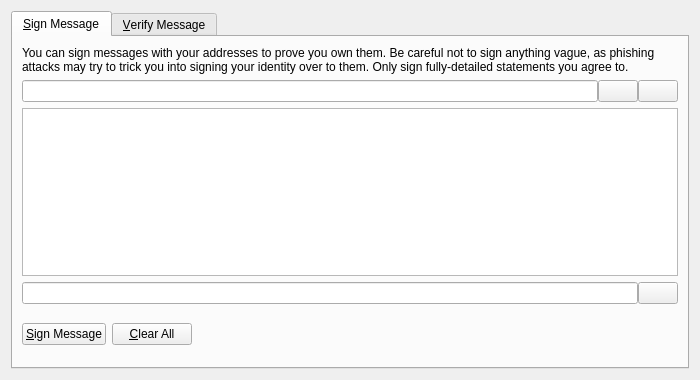
<?xml version="1.0" encoding="UTF-8"?>
<ui version="4.0">
 <class>SignVerifyMessageDialog</class>
 <widget class="QDialog" name="SignVerifyMessageDialog">
  <property name="geometry">
   <rect>
    <x>0</x>
    <y>0</y>
    <width>700</width>
    <height>380</height>
   </rect>
  </property>
  <property name="windowTitle">
   <string>Signatures - Sign / Verify a Message</string>
  </property>
  <property name="modal">
   <bool>true</bool>
  </property>
  <layout class="QVBoxLayout" name="verticalLayout">
   <item>
    <widget class="QTabWidget" name="tabWidget">
     <property name="currentIndex">
      <number>0</number>
     </property>
     <widget class="QWidget" name="tabSignMessage">
      <attribute name="title">
       <string>&amp;Sign Message</string>
      </attribute>
      <layout class="QVBoxLayout" name="verticalLayout_SM">
       <item>
        <widget class="QLabel" name="infoLabel_SM">
         <property name="text">
          <string>You can sign messages with your addresses to prove you own them. Be careful not to sign anything vague, as phishing attacks may try to trick you into signing your identity over to them. Only sign fully-detailed statements you agree to.</string>
         </property>
         <property name="textFormat">
          <enum>Qt::PlainText</enum>
         </property>
         <property name="wordWrap">
          <bool>true</bool>
         </property>
        </widget>
       </item>
       <item>
        <layout class="QHBoxLayout" name="horizontalLayout_1_SM">
         <property name="spacing">
          <number>0</number>
         </property>
         <item>
          <widget class="QValidatedLineEdit" name="addressIn_SM">
           <property name="toolTip">
            <string>The address to sign the message with (e.g. 1NS17iag9jJgTHD1VXjvLCEnZuQ3rJDE9L)</string>
           </property>
           <property name="maxLength">
            <number>34</number>
           </property>
          </widget>
         </item>
         <item>
          <widget class="QPushButton" name="addressBookButton_SM">
           <property name="toolTip">
            <string>Choose an address from the address book</string>
           </property>
           <property name="text">
            <string/>
           </property>
           <property name="icon">
            <iconset resource="../invisibles.qrc">
             <normaloff>:/icons/address-book</normaloff>:/icons/address-book</iconset>
           </property>
           <property name="shortcut">
            <string>Alt+A</string>
           </property>
           <property name="autoDefault">
            <bool>false</bool>
           </property>
          </widget>
         </item>
         <item>
          <widget class="QPushButton" name="pasteButton_SM">
           <property name="toolTip">
            <string>Paste address from clipboard</string>
           </property>
           <property name="text">
            <string/>
           </property>
           <property name="icon">
            <iconset resource="../invisibles.qrc">
             <normaloff>:/icons/editpaste</normaloff>:/icons/editpaste</iconset>
           </property>
           <property name="shortcut">
            <string>Alt+P</string>
           </property>
           <property name="autoDefault">
            <bool>false</bool>
           </property>
          </widget>
         </item>
        </layout>
       </item>
       <item>
        <widget class="QPlainTextEdit" name="messageIn_SM">
         <property name="toolTip">
          <string>Enter the message you want to sign here</string>
         </property>
        </widget>
       </item>
       <item>
        <layout class="QHBoxLayout" name="horizontalLayout_2_SM">
         <property name="spacing">
          <number>0</number>
         </property>
         <item>
          <widget class="QLineEdit" name="signatureOut_SM">
           <property name="font">
            <font>
             <italic>true</italic>
            </font>
           </property>
           <property name="readOnly">
            <bool>true</bool>
           </property>
          </widget>
         </item>
         <item>
          <widget class="QPushButton" name="copySignatureButton_SM">
           <property name="toolTip">
            <string>Copy the current signature to the system clipboard</string>
           </property>
           <property name="text">
            <string/>
           </property>
           <property name="icon">
            <iconset resource="../invisibles.qrc">
             <normaloff>:/icons/editcopy</normaloff>:/icons/editcopy</iconset>
           </property>
           <property name="shortcut">
            <string>Alt+Y</string>
           </property>
           <property name="autoDefault">
            <bool>false</bool>
           </property>
          </widget>
         </item>
        </layout>
       </item>
       <item>
        <layout class="QHBoxLayout" name="horizontalLayout_3_SM">
         <item>
          <widget class="QPushButton" name="signMessageButton_SM">
           <property name="toolTip">
            <string>Sign the message to prove you own this Invisibles address</string>
           </property>
           <property name="text">
            <string>&amp;Sign Message</string>
           </property>
           <property name="icon">
            <iconset resource="../invisibles.qrc">
             <normaloff>:/icons/edit</normaloff>:/icons/edit</iconset>
           </property>
           <property name="autoDefault">
            <bool>false</bool>
           </property>
          </widget>
         </item>
         <item>
          <widget class="QPushButton" name="clearButton_SM">
           <property name="toolTip">
            <string>Reset all sign message fields</string>
           </property>
           <property name="text">
            <string>&amp;Clear All</string>
           </property>
           <property name="icon">
            <iconset resource="../invisibles.qrc">
             <normaloff>:/icons/remove</normaloff>:/icons/remove</iconset>
           </property>
           <property name="autoDefault">
            <bool>false</bool>
           </property>
          </widget>
         </item>
         <item>
          <spacer name="horizontalSpacer_1_SM">
           <property name="orientation">
            <enum>Qt::Horizontal</enum>
           </property>
           <property name="sizeHint" stdset="0">
            <size>
             <width>40</width>
             <height>48</height>
            </size>
           </property>
          </spacer>
         </item>
         <item>
          <widget class="QLabel" name="statusLabel_SM">
           <property name="font">
            <font>
             <weight>75</weight>
             <bold>true</bold>
            </font>
           </property>
           <property name="text">
            <string/>
           </property>
           <property name="wordWrap">
            <bool>true</bool>
           </property>
          </widget>
         </item>
         <item>
          <spacer name="horizontalSpacer_2_SM">
           <property name="orientation">
            <enum>Qt::Horizontal</enum>
           </property>
           <property name="sizeHint" stdset="0">
            <size>
             <width>40</width>
             <height>48</height>
            </size>
           </property>
          </spacer>
         </item>
        </layout>
       </item>
      </layout>
     </widget>
     <widget class="QWidget" name="tabVerifyMessage">
      <attribute name="title">
       <string>&amp;Verify Message</string>
      </attribute>
      <layout class="QVBoxLayout" name="verticalLayout_VM">
       <item>
        <widget class="QLabel" name="infoLabel_VM">
         <property name="text">
          <string>Enter the signing address, message (ensure you copy line breaks, spaces, tabs, etc. exactly) and signature below to verify the message. Be careful not to read more into the signature than what is in the signed message itself, to avoid being tricked by a man-in-the-middle attack.</string>
         </property>
         <property name="textFormat">
          <enum>Qt::PlainText</enum>
         </property>
         <property name="alignment">
          <set>Qt::AlignLeading|Qt::AlignLeft|Qt::AlignTop</set>
         </property>
         <property name="wordWrap">
          <bool>true</bool>
         </property>
        </widget>
       </item>
       <item>
        <layout class="QHBoxLayout" name="horizontalLayout_1_VM">
         <property name="spacing">
          <number>0</number>
         </property>
         <item>
          <widget class="QValidatedLineEdit" name="addressIn_VM">
           <property name="toolTip">
            <string>The address the message was signed with (e.g. 1NS17iag9jJgTHD1VXjvLCEnZuQ3rJDE9L)</string>
           </property>
           <property name="maxLength">
            <number>34</number>
           </property>
          </widget>
         </item>
         <item>
          <widget class="QPushButton" name="addressBookButton_VM">
           <property name="toolTip">
            <string>Choose an address from the address book</string>
           </property>
           <property name="text">
            <string/>
           </property>
           <property name="icon">
            <iconset resource="../invisibles.qrc">
             <normaloff>:/icons/address-book</normaloff>:/icons/address-book</iconset>
           </property>
           <property name="shortcut">
            <string>Alt+A</string>
           </property>
           <property name="autoDefault">
            <bool>false</bool>
           </property>
          </widget>
         </item>
        </layout>
       </item>
       <item>
        <widget class="QPlainTextEdit" name="messageIn_VM"/>
       </item>
       <item>
        <widget class="QValidatedLineEdit" name="signatureIn_VM"/>
       </item>
       <item>
        <layout class="QHBoxLayout" name="horizontalLayout_2_VM">
         <item>
          <widget class="QPushButton" name="verifyMessageButton_VM">
           <property name="toolTip">
            <string>Verify the message to ensure it was signed with the specified Invisibles address</string>
           </property>
           <property name="text">
            <string>&amp;Verify Message</string>
           </property>
           <property name="icon">
            <iconset resource="../invisibles.qrc">
             <normaloff>:/icons/transaction_0</normaloff>:/icons/transaction_0</iconset>
           </property>
           <property name="autoDefault">
            <bool>false</bool>
           </property>
          </widget>
         </item>
         <item>
          <widget class="QPushButton" name="clearButton_VM">
           <property name="toolTip">
            <string>Reset all verify message fields</string>
           </property>
           <property name="text">
            <string>&amp;Clear All</string>
           </property>
           <property name="icon">
            <iconset resource="../invisibles.qrc">
             <normaloff>:/icons/remove</normaloff>:/icons/remove</iconset>
           </property>
           <property name="autoDefault">
            <bool>false</bool>
           </property>
          </widget>
         </item>
         <item>
          <spacer name="horizontalSpacer_1_VM">
           <property name="orientation">
            <enum>Qt::Horizontal</enum>
           </property>
           <property name="sizeHint" stdset="0">
            <size>
             <width>40</width>
             <height>48</height>
            </size>
           </property>
          </spacer>
         </item>
         <item>
          <widget class="QLabel" name="statusLabel_VM">
           <property name="font">
            <font>
             <weight>75</weight>
             <bold>true</bold>
            </font>
           </property>
           <property name="text">
            <string/>
           </property>
           <property name="wordWrap">
            <bool>true</bool>
           </property>
          </widget>
         </item>
         <item>
          <spacer name="horizontalSpacer_2_VM">
           <property name="orientation">
            <enum>Qt::Horizontal</enum>
           </property>
           <property name="sizeHint" stdset="0">
            <size>
             <width>40</width>
             <height>48</height>
            </size>
           </property>
          </spacer>
         </item>
        </layout>
       </item>
      </layout>
     </widget>
    </widget>
   </item>
  </layout>
 </widget>
 <customwidgets>
  <customwidget>
   <class>QValidatedLineEdit</class>
   <extends>QLineEdit</extends>
   <header>qvalidatedlineedit.h</header>
  </customwidget>
 </customwidgets>
 <resources>
  <include location="../invisibles.qrc"/>
 </resources>
 <connections/>
</ui>
